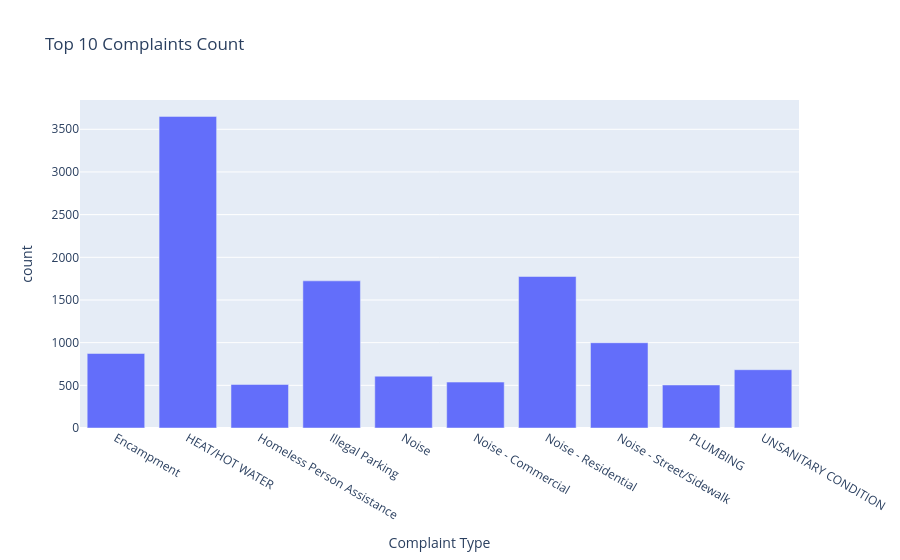

The code cell stored with this chart in its notebook:
### Markdown cell above
# Visualization Technique - Bar Chart - Complaint Type
### A line chart is used to visualize the number of complaints over time. This type of chart is well-suited for time series data because it makes it easy to identify trends, spikes, and changes across a continuous time axis.
### In this dashboard, the line chart serves as the overall “trend view,” showing how complaint volume changes throughout the selected date range

### Code cell
top_types = cleaned_df["Complaint Type"].value_counts().nlargest(10).index
filtered_df = cleaned_df[cleaned_df["Complaint Type"].isin(top_types)]
complaint_type_counts = filtered_df.groupby('Complaint Type').size().reset_index(name="count")
bar_chart = px.bar(complaint_type_counts, x='Complaint Type',y='count', title = 'Top 10 Complaints Count')
bar_chart.show()

### Figure 1 — Plotly figure (JSON) as saved in the notebook; plotly's stock layout.template omitted (floating-point values rounded to 4 significant figures)
{"data": [{"hovertemplate": "Complaint Type=%{x}<br>count=%{y}<extra></extra>", "legendgroup": "", "marker": {"color": "#636efa", "pattern": {"shape": ""}}, "name": "", "orientation": "v", "showlegend": false, "textposition": "auto", "type": "bar", "x": ["Encampment", "HEAT/HOT WATER", "Homeless Person Assistance", "Illegal Parking", "Noise", "Noise - Commercial", "Noise - Residential", "Noise - Street/Sidewalk", "PLUMBING", "UNSANITARY CONDITION"], "xaxis": "x", "y": [873, 3651, 510, 1724, 607, 538, 1775, 999, 504, 683], "yaxis": "y"}], "layout": {"barmode": "relative", "legend": {"tracegroupgap": 0}, "title": {"text": "Top 10 Complaints Count"}, "xaxis": {"anchor": "y", "domain": [0, 1], "title": {"text": "Complaint Type"}}, "yaxis": {"anchor": "x", "domain": [0, 1], "title": {"text": "count"}}}}
